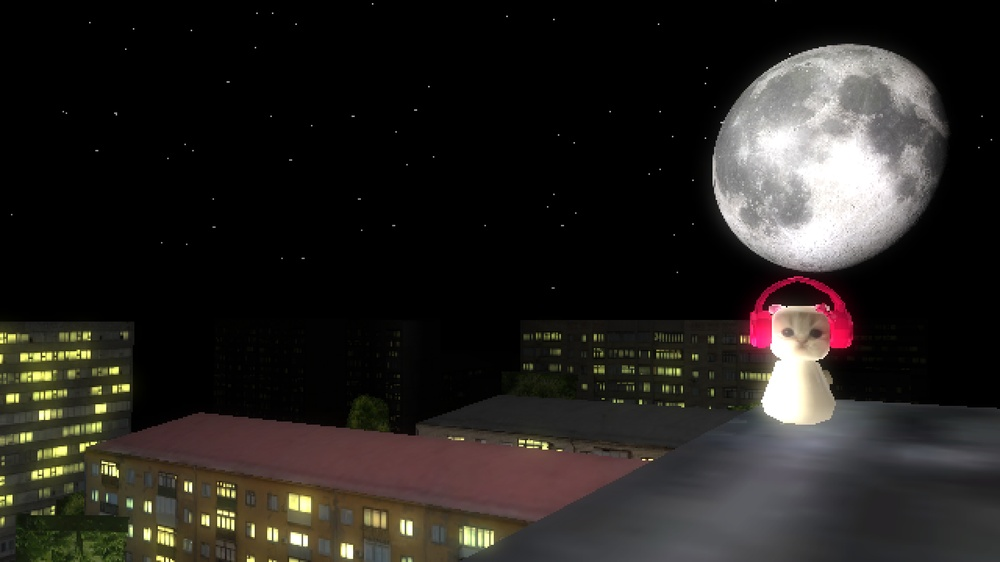
#> input picture python/test.jpg, 1000 x 562 px, shrunk from 1920 x 1080 before the run
$ python photo2.py
#> lines starting #> are read from the running program, lines starting #| are printed output that depends on the picture; after the words box and inside, x2 and y2 are one past the last pixel; in counts of white or black regions, pixels touching at a corner belong together
import cv2
import numpy as np
import os


current_dir = os.path.dirname(os.path.abspath(__file__))
img_path = os.path.join(current_dir, 'test.jpg')
output_dir = os.path.join(current_dir, 'output')


if not os.path.exists(output_dir):
    os.makedirs(output_dir)
    print(f"Output directory created: {output_dir}")


if os.path.exists(img_path):
    img = cv2.imdecode(np.fromfile(img_path, dtype=np.uint8), cv2.IMREAD_COLOR)
#> img is the input picture: shape (562, 1000, 3); mean B, G, R 32.8, 35.9, 39.1
    if img is not None:
        print("Image loaded successfully.")


        gray_img = cv2.cvtColor(img, cv2.COLOR_BGR2GRAY)
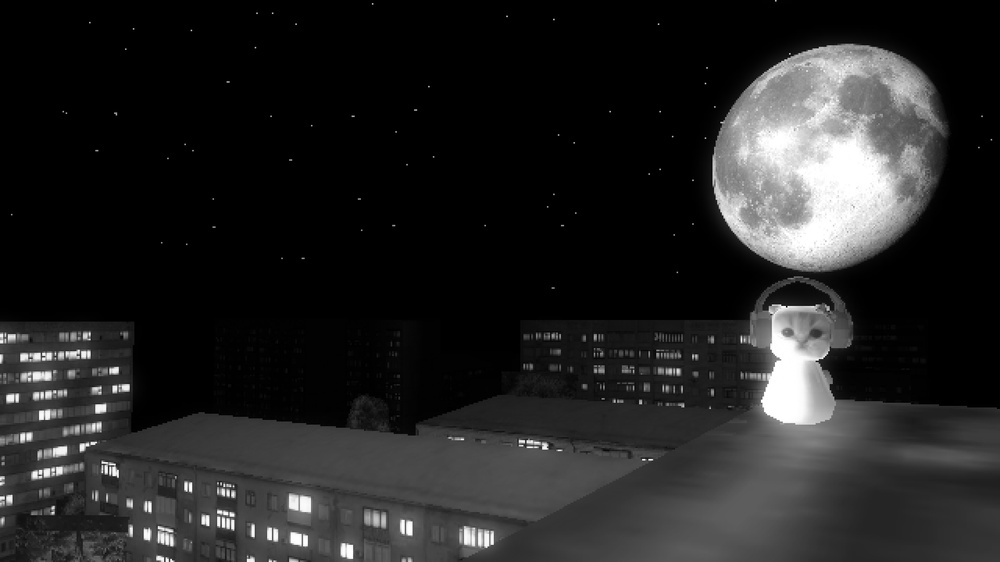
#> gray_img: shape (562, 1000); min 0, max 255, mean 36.5
        gray_save_path = os.path.join(output_dir, 'gray_test.jpg')
        cv2.imwrite(gray_save_path, gray_img)
        print(f"Grayscale image saved: {gray_save_path}")


        crop_img = gray_img[0:200, 0:200]
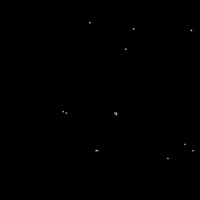
#> crop_img: shape (200, 200); min 0, max 201, mean 0.2
        crop_img[180:190, 180:190] = 255
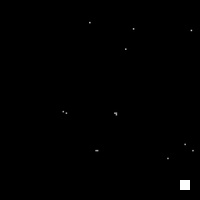
#> crop_img: shape (200, 200); 0.25% of pixels changed, all inside (x1, y1, x2, y2) = (180, 180, 190, 190)
        crop_save_path = os.path.join(output_dir, 'crop_test.jpg')
        cv2.imwrite(crop_save_path, crop_img)
        print(f"Cropped image saved: {crop_save_path}")


        cv2.imshow('Original', img)
        cv2.imshow('Gray Result', gray_img)
        cv2.imshow('Cropped Result', crop_img)
        print("Press any key to exit...")
        cv2.waitKey(0)
        cv2.destroyAllWindows()
    else:
        print("Failed to decode image.")
else:
    print("test.jpg not found.")
